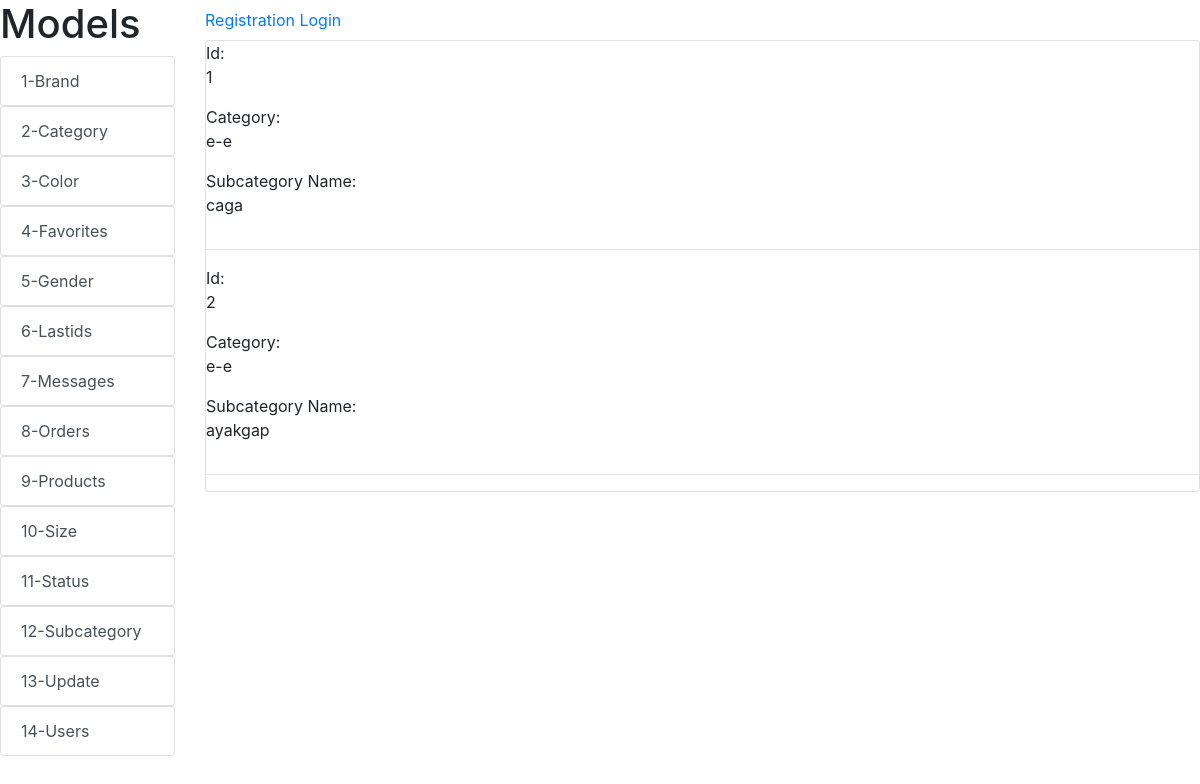
Page /subcategory/ on the committed database.
### alemsite/models.py (models this page shows, shortened)
class Subcategory(models.Model):
    category = models.ForeignKey('Category',on_delete=models.CASCADE, related_name='category')
    name = models.CharField(max_length=150,)

class Category(models.Model):
    ai = models.CharField(max_length=100)
    name = models.CharField(max_length=100)
    photo = models.ImageField(upload_to='Category/%Y/%m/%d')
    def __str__(self):
        return f'{self.ai} '

### alemsite/views.py (the view)
# urls.py: path('subcategory/', subcategory, name='subcategory'),
def subcategory(request):
    subcategory = Subcategory.objects.all()
    return render(request, 'subcategory/subcategory.html', {'subcategory':subcategory})

### alemsite/templates/subcategory/subcategory.html
{% extends 'index.html'%}
{% block content %}
    {% for item in subcategory %}
        Id:
        <p>{{ item.id }}</p>
        Category:
        <p>{{ item.category }}</p>
        Subcategory Name:
    <p>{{ item.name }}</p>
        <hr>
    {% endfor %}
{% endblock %}

### rows in the picture
Subcategory: id "1", category "e-e", name "caga"
Subcategory: id "2", category "e-e", name "ayakgap"
